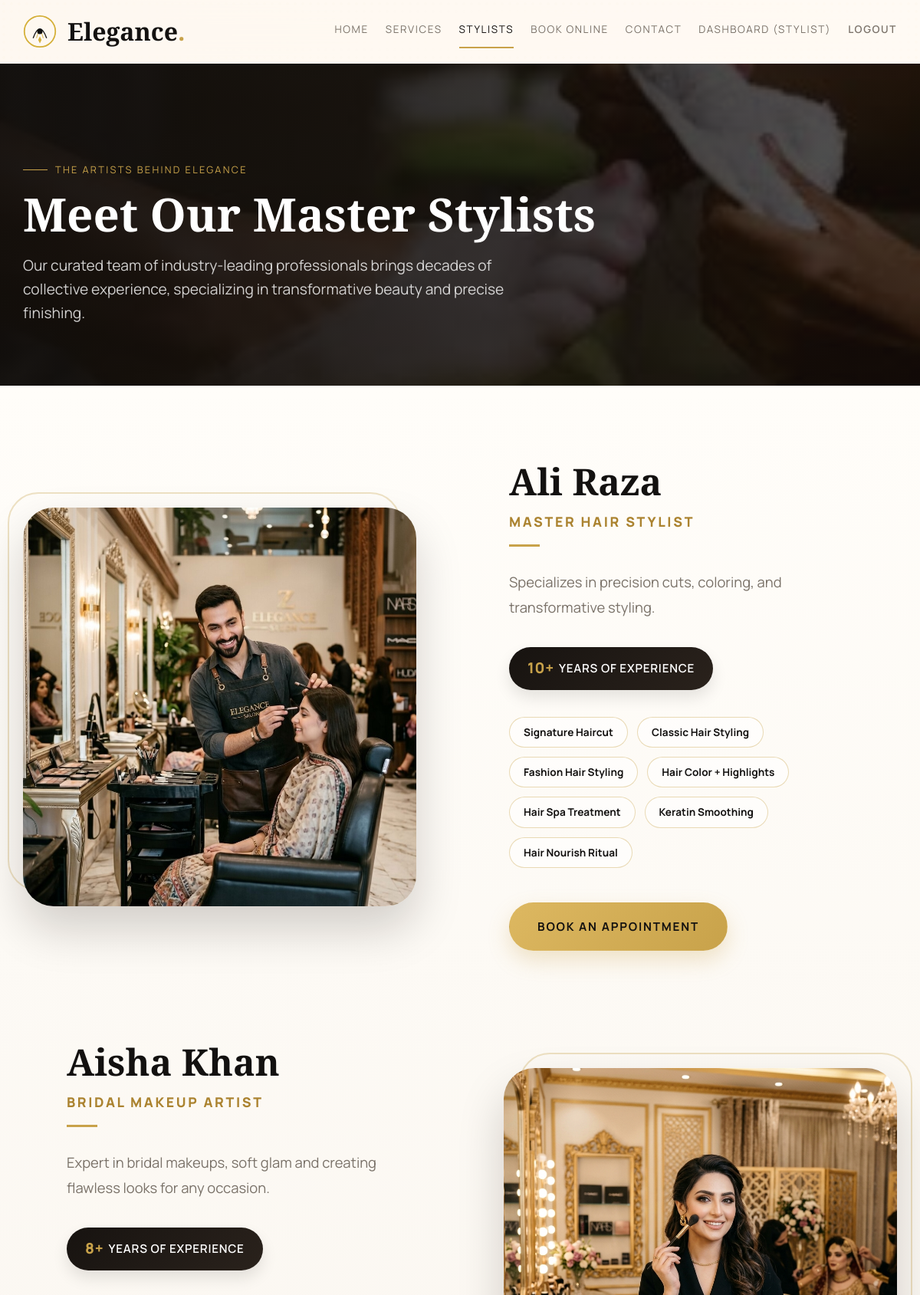
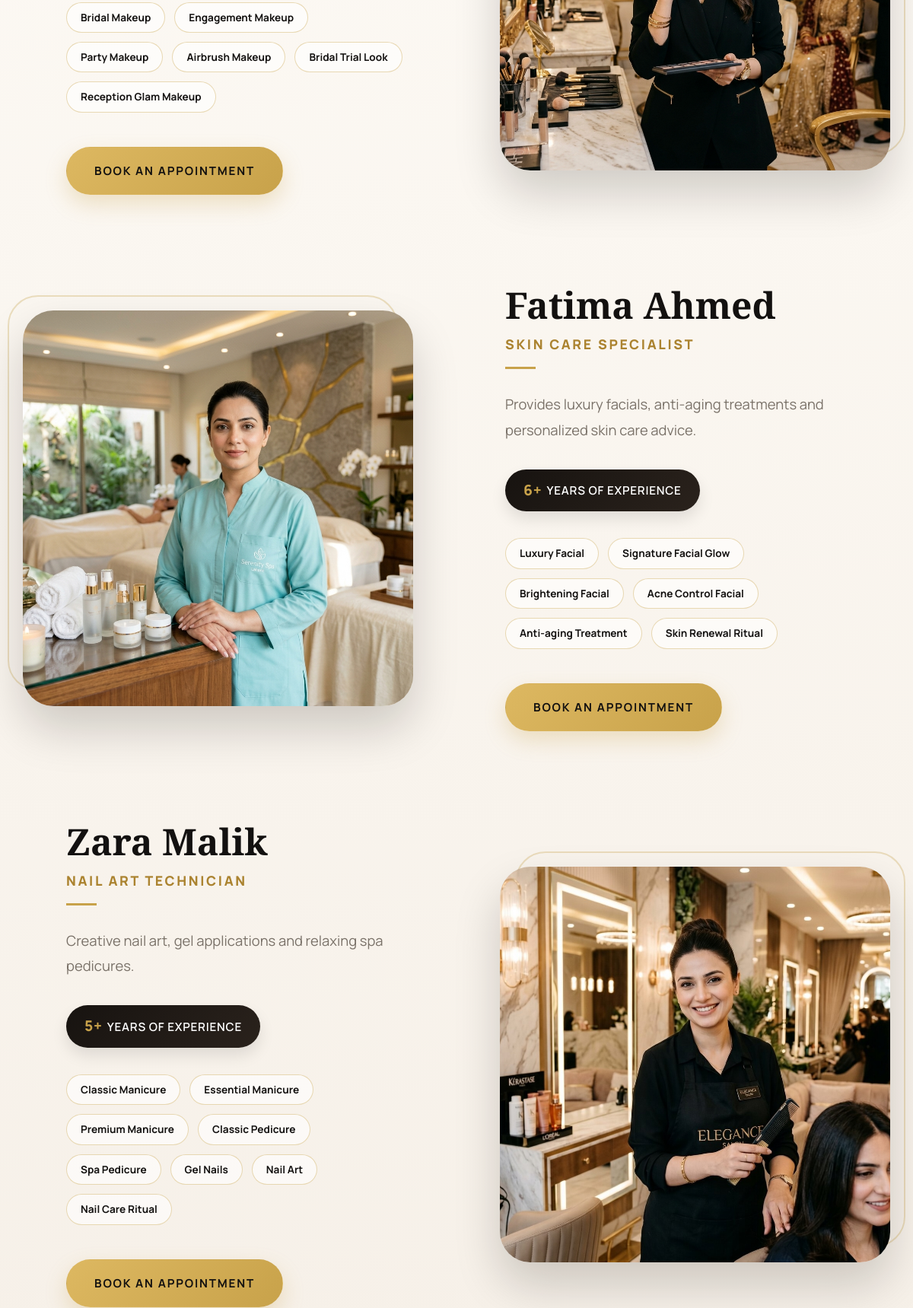
The page /stylists.php (signed in, upper part) on the database its author committed (2 pictures, top to bottom).
### tables this page shows
CREATE TABLE IF NOT EXISTS `staff` (
  `id` INT AUTO_INCREMENT PRIMARY KEY,
  `user_id` INT NOT NULL,
  `commission_rate` DECIMAL(5,2) DEFAULT 0.00,
  `services` TEXT COMMENT 'comma separated service ids',
  `specialization` VARCHAR(150) DEFAULT NULL,
  `experience_years` INT DEFAULT 0,
  `bio` TEXT DEFAULT NULL,
  FOREIGN KEY (`user_id`) REFERENCES `users`(`id`) ON DELETE CASCADE
);

CREATE TABLE IF NOT EXISTS `users` (
  `id` INT AUTO_INCREMENT PRIMARY KEY,
  `name` VARCHAR(100) NOT NULL,
  `username` VARCHAR(100) DEFAULT NULL,
  `email` VARCHAR(100) NOT NULL UNIQUE,
  `phone` VARCHAR(20),
  `password` VARCHAR(255) NOT NULL,
  `role` ENUM('admin', 'receptionist', 'stylist', 'client') DEFAULT 'client',
  `avatar` VARCHAR(255) DEFAULT NULL,
  `created_at` TIMESTAMP DEFAULT CURRENT_TIMESTAMP
);

### stylists.php (the view, shortened to what this page needs)
<?php
require_once 'includes/db.php';
$stylists = $pdo->query("
    SELECT u.id, u.name, u.avatar, st.specialization, st.experience_years, st.bio, st.services
    FROM users u
    JOIN staff st ON st.user_id = u.id
    WHERE u.role = 'stylist'
    ORDER BY st.experience_years DESC, u.name ASC
")->fetchAll();
$serviceMap = $pdo->query("SELECT id, name FROM services ORDER BY name ASC")->fetchAll(PDO::FETCH_KEY_PAIR);
include 'includes/header.php';
?>
<section class="page-hero dark" style="background: url('/salon-management/assets/images/spa_padicure.jpeg') center/cover; position:relative; z-index:1; padding: 120px 0 80px;">
    <div style="position:absolute; inset:0; background:linear-gradient(90deg, rgba(16,13,10,0.95) 0%, rgba(16,13,10,0.7) 100%); z-index:-1;"></div>
    <div class="container hero-copy">
        <span class="eyebrow" style="color: var(--color-primary);">The Artists Behind Elegance</span>
        <h1 style="font-size: clamp(3rem, 5vw, 5rem); margin-bottom:20px;">Meet Our Master Stylists</h1>
        <p style="font-size: 1.2rem; max-width: 700px; line-height:1.6; color: rgba(255,255,255,0.8);">Our curated team of industry-leading professionals brings decades of collective experience, specializing in transformative beauty and precise finishing.</p>
    </div>
</section>
<section class="editorial-shell">
    <div class="container">
        <?php foreach ($stylists as $stylist): ?>
            <?php
            $assignedServices = array_filter(array_map('trim', explode(',', (string) $stylist['services'])));
            $labels = [];
            foreach ($assignedServices as $serviceId) {
                if (isset($serviceMap[$serviceId])) {
                    $labels[] = $serviceMap[$serviceId];
                }
            }
            ?>
            <article class="stylist-editorial">
                <div class="stylist-ed-image">
                    <img src="<?php echo htmlspecialchars($stylist['avatar'] ?: '/salon-management/assets/images/stylist-default.svg'); ?>" alt="<?php echo htmlspecialchars($stylist['name']); ?>">
                </div>
                <div class="stylist-ed-content">
                    <h2><?php echo htmlspecialchars($stylist['name']); ?></h2>
                    <span class="stylist-ed-specialty"><?php echo htmlspecialchars($stylist['specialization'] ?: 'Styling Expert'); ?></span>
                    <p class="stylist-ed-bio">
                        <?php echo htmlspecialchars($stylist['bio'] ?: 'This stylist delivers polished finishing, guided consultations, and premium salon care.'); ?>
                    </p>
                    <div class="stylist-ed-exp">
                        <span><?php echo (int) $stylist['experience_years']; ?>+</span> YEARS OF EXPERIENCE
                    </div>
                    <?php if (!empty($labels)): ?>
                        <div class="stylist-ed-tags">
                            <?php foreach ($labels as $label): ?>
                                <span class="stylist-ed-tag"><?php echo htmlspecialchars($label); ?></span>
                            <?php endforeach; ?>
                        </div>
                    <?php endif; ?>
                    <div class="stylist-ed-action">
                        <a href="/salon-management/appointments.php?stylist_id=<?php echo $stylist['id']; ?>" class="btn btn-primary">Book an Appointment</a>
                    </div>
                </div>
            </article>
        <?php endforeach; ?>
    </div>
</section>
<?php include 'includes/footer.php'; ?>

### assets/css/style.css (style rules this page uses)
:root { --color-primary: #c8a24a; --color-primary-dark: #ab8330; --color-black: #131110; --color-dark: #1c1816; --color-panel: #211d1a; --color-cream: #f8f2e8; --color-muted: #7a7269; --color-border: rgba(200, 162, 74, 0.18); --color-white: #ffffff; --color-success: #2f855a; --color-danger: #c53030; --color-info: #2b6cb0; --font-heading: 'Cormorant Garamond', serif; --font-body: 'Manrope', sans-serif; --shadow-sm: 0 14px 30px rgba(15, 11, 8, 0.08); --shadow-lg: 0 28px 70px rgba(15, 11, 8, 0.18); --radius: 22px; --transition: 0.28s ease; }
* { margin: 0; padding: 0; box-sizing: border-box; }
html { scroll-behavior: smooth; }
body { font-family: var(--font-body); color: var(--color-black); background: radial-gradient(circle at top left, rgba(200, 162, 74, 0.12), transparent 28%), linear-gradient(180deg, #fffdf9 0%, #f6f0e8 100%); line-height: 1.65; min-height: 100vh; }
h1, h2, h3, h4, h5, h6 { font-family: var(--font-heading); font-weight: 700; line-height: 1.05; margin-bottom: 1rem; }
h1 { font-size: clamp(2.8rem, 5vw, 5.4rem); }
h2 { font-size: clamp(2rem, 3.5vw, 3.4rem); }
a { text-decoration: none; color: inherit; transition: color var(--transition), transform var(--transition), background-color var(--transition), border-color var(--transition), box-shadow var(--transition), opacity var(--transition); }
img { width: 100%; display: block; }
.container { width: min(1180px, calc(100% - 32px)); margin: 0 auto; }
.eyebrow { display: inline-flex; align-items: center; gap: 10px; font-size: 0.8rem; letter-spacing: 0.18em; text-transform: uppercase; color: var(--color-primary); margin-bottom: 16px; }
.eyebrow::before { content: ''; width: 32px; height: 1px; background: currentColor; }
.btn { display: inline-flex; justify-content: center; align-items: center; gap: 10px; padding: 13px 22px; border-radius: 999px; border: 1px solid transparent; cursor: pointer; text-transform: uppercase; letter-spacing: 0.12em; font-size: 0.82rem; font-weight: 700; }
.btn-primary { background: linear-gradient(135deg, #ddb861, var(--color-primary)); color: var(--color-black); box-shadow: 0 12px 28px rgba(200, 162, 74, 0.28); }
.page-hero { padding: 72px 0 28px; }
.page-hero.dark { background: linear-gradient(150deg, #15110f, #241d18); color: var(--color-white); }
.page-hero p, .hero-copy p { font-size: 1.05rem; color: var(--color-muted); max-width: 620px; }
.page-hero.dark p, .page-hero.dark .eyebrow { color: rgba(255, 255, 255, 0.78); }

### assets/css/animation.css (style rules this page uses)
body::before { content: ''; position: fixed; top: 0; left: 0; width: 100vw; height: 100vh; pointer-events: none; z-index: -1; }

### assets/css/responsive.css (style rules this page uses)
@media screen and (max-width: 1200px) { .container { width: min(95%, 1180px); } }
img { max-width: 100%; height: auto; }
button, .btn, .nav-link, .slot-btn, .service-filter-btn { min-height: 44px; }

### rows shown on the page
staff: user.avatar (picture), user.name "Ali Raza", specialization "MASTER HAIR STYLIST", bio "Specializes in precision cuts, coloring, and transformative styling.", experience_years "10", label "Signature Haircut", label "Classic Hair Styling", label "Fashion Hair Styling", label "Hair Color + Highlights", label "Hair Spa Treatment", label "Keratin Smoothing", label "Hair Nourish Ritual"
staff: user.avatar (picture), user.name "Aisha Khan", specialization "BRIDAL MAKEUP ARTIST", bio "Expert in bridal makeups, soft glam and creating flawless looks for any occasion.", experience_years "8", label "Bridal Makeup", label "Engagement Makeup", label "Party Makeup", label "Airbrush Makeup", label "Bridal Trial Look", label "Reception Glam Makeup"
staff: user.avatar (picture), user.name "Fatima Ahmed", specialization "SKIN CARE SPECIALIST", bio "Provides luxury facials, anti-aging treatments and personalized skin care advice.", experience_years "6", label "Luxury Facial", label "Signature Facial Glow", label "Brightening Facial", label "Acne Control Facial", label "Anti-aging Treatment", label "Skin Renewal Ritual"
staff: user.avatar (picture), user.name "Zara Malik", specialization "NAIL ART TECHNICIAN", bio "Creative nail art, gel applications and relaxing spa pedicures.", experience_years "5", label "Classic Manicure", label "Essential Manicure", label "Premium Manicure", label "Classic Pedicure", label "Spa Pedicure", label "Gel Nails", label "Nail Art", label "Nail Care Ritual"

### other values the page prints
$role "STYLIST"
